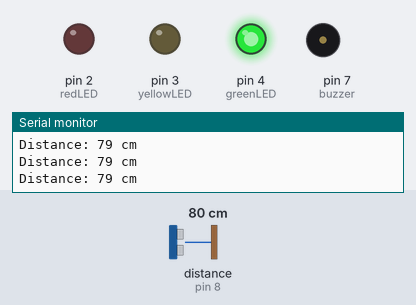
A sketch run on a simulated Arduino Uno, built with avr-gcc and run on an emulated ATmega328P. Shown: output pins drawn as LEDs (lit = HIGH), buzzer (waves = sounding), the last lines printed to the serial monitor. Wiring (inferred from the names in the program): ultrasonic range finder: trigger pin 9; echo pin 8. The inputs (shaded band) are chosen by the test bench; at power-on: distance to the obstacle (sensor on pin 8) 80 cm. The echo pulse lasts 58.3 µs per cm; pins used as bus, display or sensor lines are not drawn.

Above: at 1.2 s.
1.3 s: distance to the obstacle (sensor on pin 8) set to 24 cm
2.8 s: distance to the obstacle (sensor on pin 8) set to 19 cm
At 3.4 s:
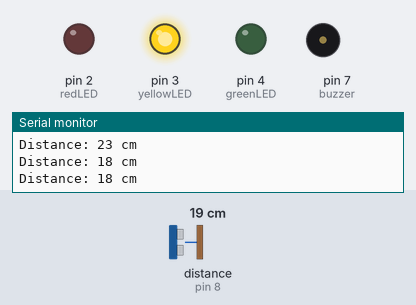
4.5 s: distance to the obstacle (sensor on pin 8) set to 13 cm
6.0 s: distance to the obstacle (sensor on pin 8) set to 10 cm
At 6.2 s:
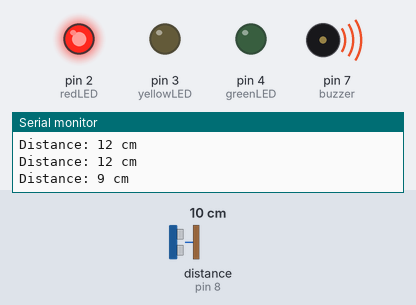
9.0 s: distance to the obstacle (sensor on pin 8) set to 18 cm
At 10.0 s:
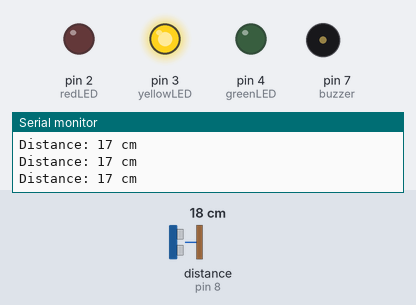
10.5 s: distance to the obstacle (sensor on pin 8) set to 2 cm
At 11.02 s:
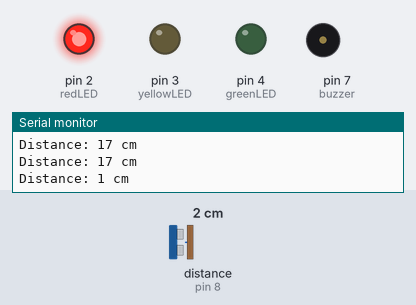
Timing chart, 0 to 14.5 s (numbered marks = the images above; inputs shaded):
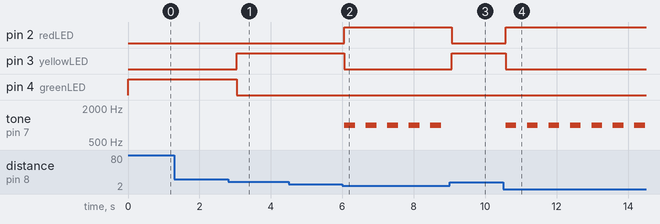

The sketch:

water_level_alert.ino
```cpp
#define trigPin 9
#define echoPin 8
#define greenLED 4
#define yellowLED 3
#define redLED 2
#define buzzer 7

long duration;
int distance;

void setup() {
  pinMode(trigPin, OUTPUT);
  pinMode(echoPin, INPUT);
  pinMode(greenLED, OUTPUT);
  pinMode(yellowLED, OUTPUT);
  pinMode(redLED, OUTPUT);
  pinMode(buzzer, OUTPUT);
  Serial.begin(9600);
}

void loop() {
  // Trigger the ultrasonic pulse
  digitalWrite(trigPin, LOW);
  delayMicroseconds(2);
  digitalWrite(trigPin, HIGH);
  delayMicroseconds(10);
  digitalWrite(trigPin, LOW);

  duration = pulseIn(echoPin, HIGH);
  distance = duration * 0.034 / 2;  // Convert to cm

  Serial.print("Distance: ");
  Serial.print(distance);
  Serial.println(" cm");

  if (distance > 20) {
    digitalWrite(greenLED, HIGH);
    digitalWrite(yellowLED, LOW);
    digitalWrite(redLED, LOW);
    noTone(buzzer);
  }
  else if (distance <= 20 && distance > 10) {
    digitalWrite(greenLED, LOW);
    digitalWrite(yellowLED, HIGH);
    digitalWrite(redLED, LOW);
    noTone(buzzer);
  }
  else {
    digitalWrite(greenLED, LOW);
    digitalWrite(yellowLED, LOW);
    digitalWrite(redLED, HIGH);
    tone(buzzer, 1000, 300);  // Beep at 1kHz for 300ms
    delay(300);               // Short pause between beeps
  }

  delay(300);
}
```

Measured:
- the behaviour switches between 22 and 21 cm on distance to the obstacle (sensor on pin 8) (found by bisection; images 0 and 1)
- the behaviour switches between 12 and 11 cm on distance to the obstacle (sensor on pin 8) (found by bisection; images 1 and 2)
- after the input at 2.8 s, pin 3 (yellowLED): LOW → HIGH after 0.24 s; pin 4 (greenLED): HIGH → LOW after 0.24 s
- after the input at 6.0 s, pin 2 (redLED): LOW → HIGH after 0.06 s; pin 3 (yellowLED): HIGH → LOW after 0.06 s; tone on pin 7 (buzzer): alternates 1000 Hz for 0.30 s and silent for 0.30 s, starting after 0.06 s
- after the input at 9.0 s, pin 2 (redLED): HIGH → LOW after 0.06 s; pin 3 (yellowLED): LOW → HIGH after 0.06 s; tone on pin 7 (buzzer): stops changing and stays silent
- after the input at 10.5 s, pin 2 (redLED): LOW → HIGH after 0.07 s; pin 3 (yellowLED): HIGH → LOW after 0.07 s; tone on pin 7 (buzzer): alternates 1000 Hz for 0.30 s and silent for 0.30 s, starting after 0.07 s
